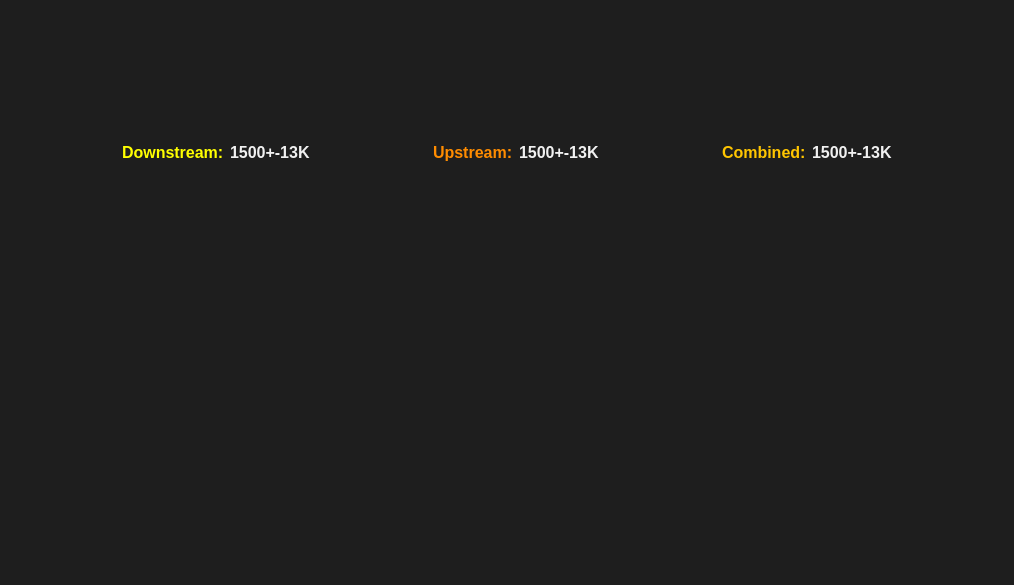
<?xml version="1.0" encoding="UTF-8"?>
<ui version="4.0">
 <class>output_graph_widget</class>
 <widget class="QWidget" name="output_graph_widget">
  <property name="geometry">
   <rect>
    <x>0</x>
    <y>0</y>
    <width>1014</width>
    <height>585</height>
   </rect>
  </property>
  <property name="windowTitle">
   <string>Form</string>
  </property>
  <property name="styleSheet">
   <string notr="true"> #output_graph_widget, #information_frame{  
     background: #1E1E1E;      
 }  
   
 QLabel  {  
     color: #F1F1F1;  
     font: bold 16px;  
 }  
   
 #ds_lbl{  
     color:  rgba(255,255,0,255);  
	 font-weight: bold;
 }  
 #us_lbl {  
     color: rgba(255,140,0,255);  
	 font-weight: bold;
 }  
  
#combined_lbl{
	color: rgba(255, 197,0,255)

}</string>
  </property>
  <layout class="QVBoxLayout" name="verticalLayout">
   <property name="spacing">
    <number>0</number>
   </property>
   <property name="margin">
    <number>0</number>
   </property>
   <item>
    <widget class="QFrame" name="information_frame">
     <property name="sizePolicy">
      <sizepolicy hsizetype="Preferred" vsizetype="Minimum">
       <horstretch>0</horstretch>
       <verstretch>0</verstretch>
      </sizepolicy>
     </property>
     <property name="frameShape">
      <enum>QFrame::NoFrame</enum>
     </property>
     <property name="frameShadow">
      <enum>QFrame::Plain</enum>
     </property>
     <property name="lineWidth">
      <number>0</number>
     </property>
     <layout class="QHBoxLayout" name="horizontalLayout">
      <property name="leftMargin">
       <number>5</number>
      </property>
      <property name="topMargin">
       <number>12</number>
      </property>
      <property name="rightMargin">
       <number>5</number>
      </property>
      <property name="bottomMargin">
       <number>0</number>
      </property>
      <item>
       <spacer name="horizontalSpacer_3">
        <property name="orientation">
         <enum>Qt::Horizontal</enum>
        </property>
        <property name="sizeHint" stdset="0">
         <size>
          <width>93</width>
          <height>20</height>
         </size>
        </property>
       </spacer>
      </item>
      <item>
       <widget class="QLabel" name="ds_lbl">
        <property name="text">
         <string>Downstream:</string>
        </property>
       </widget>
      </item>
      <item>
       <widget class="QLabel" name="ds_temperature_lbl">
        <property name="text">
         <string>1500+-13K</string>
        </property>
       </widget>
      </item>
      <item>
       <spacer name="horizontalSpacer">
        <property name="orientation">
         <enum>Qt::Horizontal</enum>
        </property>
        <property name="sizeHint" stdset="0">
         <size>
          <width>95</width>
          <height>20</height>
         </size>
        </property>
       </spacer>
      </item>
      <item>
       <widget class="QLabel" name="us_lbl">
        <property name="text">
         <string>Upstream:</string>
        </property>
       </widget>
      </item>
      <item>
       <widget class="QLabel" name="us_temperature_lbl">
        <property name="text">
         <string>1500+-13K</string>
        </property>
       </widget>
      </item>
      <item>
       <spacer name="horizontalSpacer_2">
        <property name="orientation">
         <enum>Qt::Horizontal</enum>
        </property>
        <property name="sizeHint" stdset="0">
         <size>
          <width>93</width>
          <height>20</height>
         </size>
        </property>
       </spacer>
      </item>
      <item>
       <widget class="QLabel" name="combined_lbl">
        <property name="text">
         <string>Combined:</string>
        </property>
       </widget>
      </item>
      <item>
       <widget class="QLabel" name="combined_temperature_lbl">
        <property name="text">
         <string>1500+-13K</string>
        </property>
       </widget>
      </item>
      <item>
       <spacer name="horizontalSpacer_4">
        <property name="orientation">
         <enum>Qt::Horizontal</enum>
        </property>
        <property name="sizeHint" stdset="0">
         <size>
          <width>94</width>
          <height>20</height>
         </size>
        </property>
       </spacer>
      </item>
     </layout>
    </widget>
   </item>
   <item>
    <widget class="QFrame" name="graph_frame">
     <property name="sizePolicy">
      <sizepolicy hsizetype="Preferred" vsizetype="Preferred">
       <horstretch>0</horstretch>
       <verstretch>0</verstretch>
      </sizepolicy>
     </property>
     <property name="frameShape">
      <enum>QFrame::NoFrame</enum>
     </property>
     <property name="frameShadow">
      <enum>QFrame::Plain</enum>
     </property>
     <property name="lineWidth">
      <number>0</number>
     </property>
    </widget>
   </item>
  </layout>
 </widget>
 <resources/>
 <connections/>
</ui>
